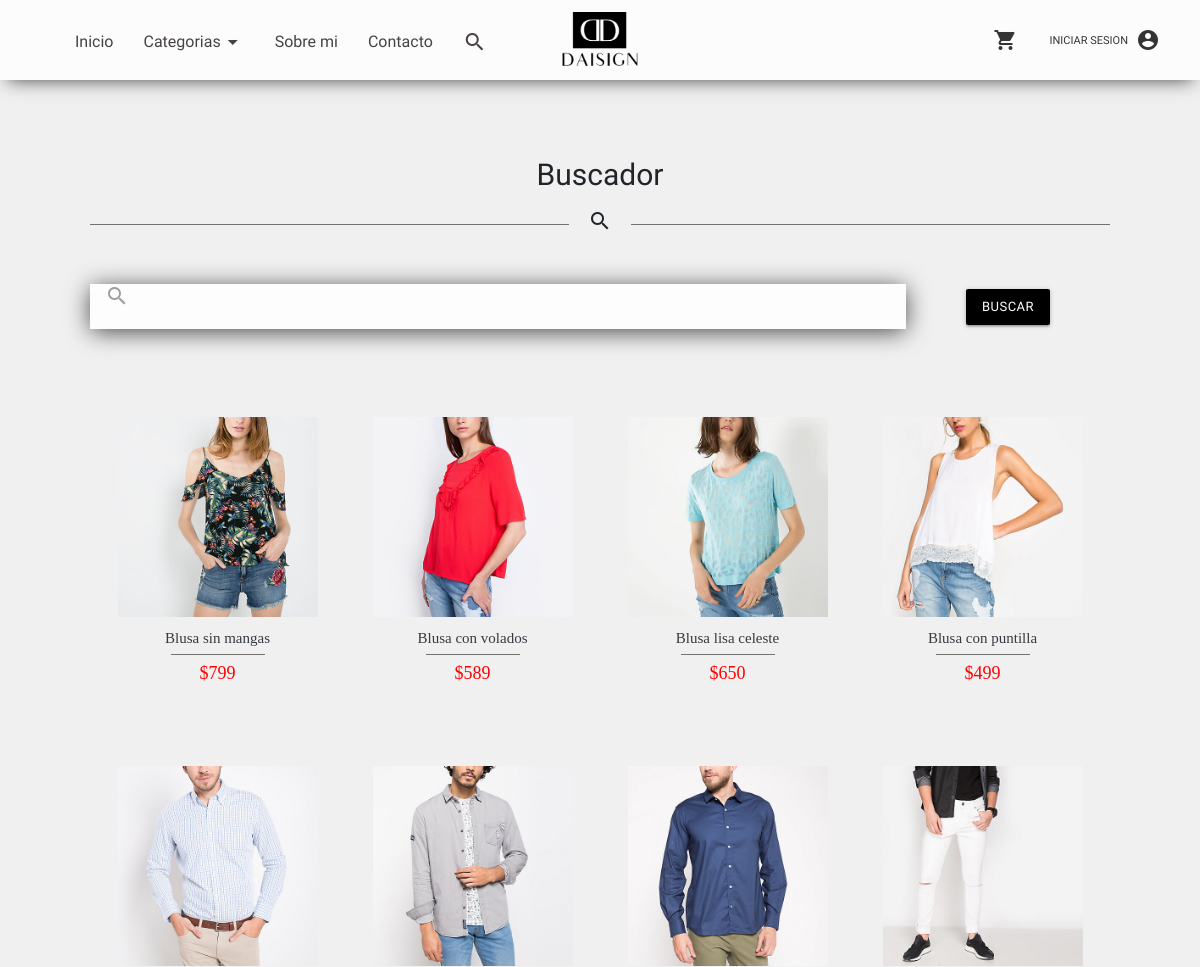
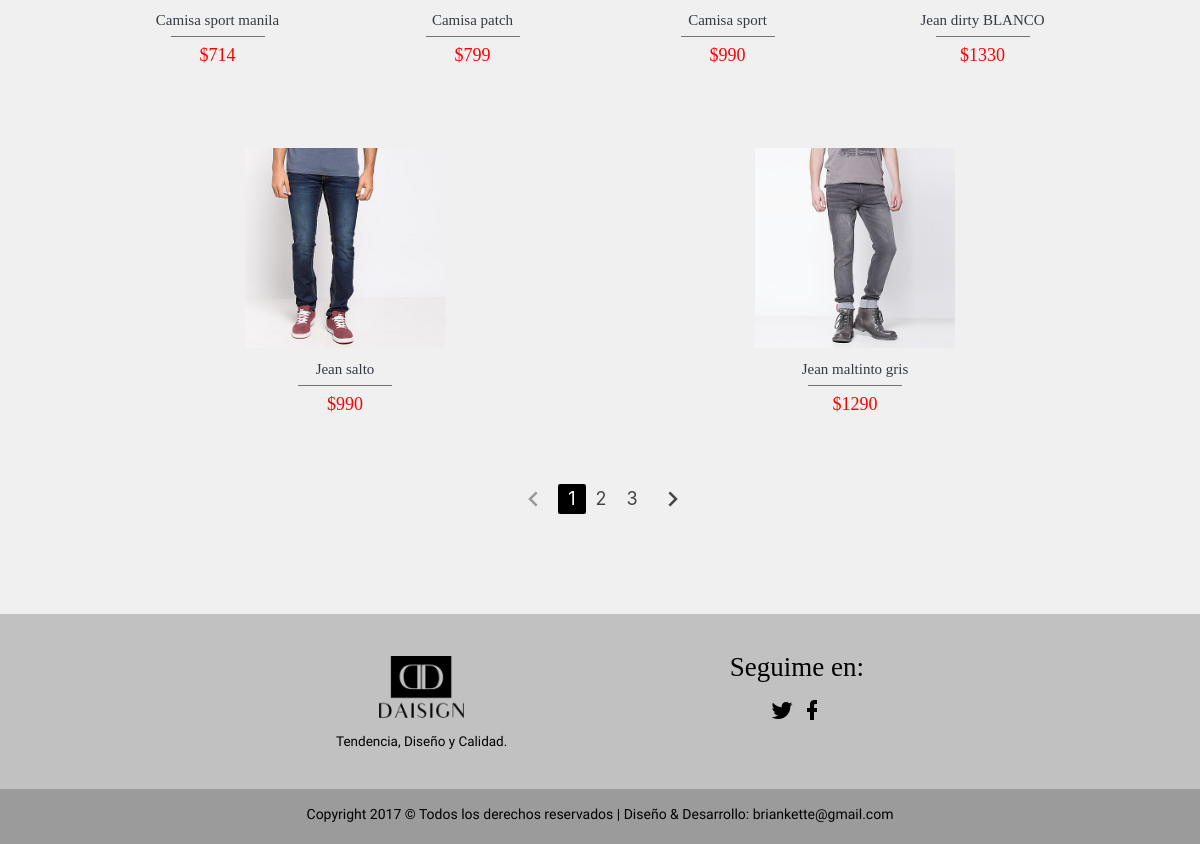
The app's page /buscador/buscador.php with its own data (2 pictures, top to bottom).
### tables this page shows
CREATE TABLE IF NOT EXISTS `producto` (
  `id` int(11) NOT NULL AUTO_INCREMENT,
  `Nombre` varchar(255) NOT NULL,
  `Categoria` varchar(255) NOT NULL,
  `Descripcion` varchar(255) NOT NULL,
  `Stock` int(11) NOT NULL,
  `Precio` varchar(255) NOT NULL,
  `Foto` varchar(255) NOT NULL,
  PRIMARY KEY (`id`)
);

### buscador/buscador.php (the view, shortened to what this page needs)
<?php session_start();
try{
	$conexion = new PDO('mysql:host=localhost;dbname=proyecto_final', 'root', 'brian');
}catch(PDOException $e){
    echo "Error: " . $e->getMessage();
    die();
}
$pagina = isset($_GET['pagina']) ? (int)$_GET['pagina'] : 1 ;
$postPorPagina = 10;
$inicio = ($pagina > 1) ? ($pagina * $postPorPagina - $postPorPagina) : 0;
$busca="";
$articulos = $conexion->prepare(
	"SELECT SQL_CALC_FOUND_ROWS * FROM producto WHERE Descripcion LIKE '%".$busca."%' LIMIT $inicio, $postPorPagina"
);
$articulos->execute();
$articulos = $articulos->fetchAll();
$totalArticulos = $conexion->query('SELECT FOUND_ROWS() as total');
$totalArticulos = $totalArticulos->fetch()['total'];
$numeroPaginas = ceil($totalArticulos / $postPorPagina);
?>
<!DOCTYPE html>
<html lang="es">
<head>
	<link rel="stylesheet" href="https://maxcdn.bootstrapcdn.com/bootstrap/4.0.0-beta.2/css/bootstrap.min.css">
</head>
<body>
	<?php include("..\header\header.php"); ?>
	<article id="productos">
		<div class="section">
			<h3>Buscador</h3>
			<div id="divider">
				<hr style="float: left;"><i class="material-icons">search</i><hr style="float: right;">
			</div>
		</div>
     	<form class="row" method="POST">
        	<div id="busca" class="input-field" class="col s6">
        		<input id="search" type="search" name="busqueda" required>
        		<label class="label-icon" for="search">
        			<i class="material-icons">search</i>
        		</label>
        	</div>
        	<div class="col s6">
        		<button id="boton_buscar" class="btn btn-dark" type="submit">Buscar</button>
        	</div>
     	</form>
 		<div class="row">
    	<?php foreach ($articulos as $articulo): ?>
    	<div class="row">
    	  	<div id="seleccion_producto" class="col s12 m6 l3">
		    	<a id="a" href="../producto/Producto.php?id=<?php echo $articulo['id']; ?> ">
		    		<img src="../fotos/<?php echo $articulo['Foto']; ?>" width="200px">
		    		<p id="descripcion"><?php echo $articulo['Descripcion']; ?></p>
		    		<hr style="margin-top: 5px; margin-bottom: 5px;">
		    		<p id="precio_producto">$<?php echo $articulo['Precio']; ?></p>
		    	</a>
		  	</div>
		</div>
    	<?php endforeach; ?>
        </div>
        <ul class="pagination">
			<?php if ($pagina == 1): ?>
			<li class="disabled"><a href="#!"><i class="material-icons">chevron_left</i></a></li>
			<?php else: ?>
			<li>
				<a href="?pagina=<?php echo $pagina - 1 ?> "><i class="material-icons">chevron_left</i></a>
			</li>
		    <?php endif ?>
			<?php
				for ($i=1; $i <=$numeroPaginas ; $i++) {
					if ($pagina == $i) {
						echo "<li class='active'><a href='?pagina=$i'>$i</a></li>";
					} else {
					echo "<li class='waves-effect'><a href='?pagina=$i'>$i</a></li>";
					}
				}
			?>
			<?php if ($pagina == $numeroPaginas): ?>
			<li class="disabled"><a href="#!"><i class="material-icons">chevron_right</i></a></li>
			<?php else: ?>
			<li>
				<a href="?pagina=<?php echo $pagina + 1 ?> "><i class="material-icons">chevron_right</i></a>
			</li>
		    <?php endif ?>
		</ul>
	</article>
</body>
</html>

### header/header.php (style rules this page uses)
hr { width: 600px; }

### buscador/buscador.php (style rules this page uses)
body { background-color: #F0F0F0; }
#precio_producto { font-size: 18px; font-family: 'Spectral SC', serif; color: red; }
#descripcion { margin-bottom: 5px; margin-top: 10px; font-family: 'Spectral SC', serif; font-size: 15px; color: #343a40; }
#a { text-decoration: none; }
.section { padding-bottom: 0; }
#seleccion_producto { padding-top: 11.5px; position: unset; border: solid; border-width: 0.5px; border-color: #F0F0F0; transition: border-color 0.5s; }
h3 { font-family: 'Marcellus SC', serif; font-size: 30px; }
.row { margin-top: 30px; }
hr { width: 47%; background-color: grey; }
.pagination { margin-left: 41%; margin-top: 30px; }
.pagination li.active { background-color: black; }
#productos { width: 85%; margin: auto; text-align: center; margin-top: 50px; margin-bottom: 100px; }
article { margin-top: 17px; width: 100%; }
footer { width: 100%; }
#search { padding-left: 50px; width: 100%; margin-bottom: 0; display: flex; background: rgba(255, 255, 255, 0.9); border-bottom: none; font-size: 18px; font-family: 'Marcellus SC', serif; }
#busca { border-style: none; border-bottom: none; width: 80%; display: flex; -webkit-box-shadow: 0px 3px 24px -1px rgba(0,0,0,0.75); -moz-box-shadow: 0px 3px 24px -1px rgba(0,0,0,0.75); box-shadow: 0px 3px 24px -1px rgba(0,0,0,0.75); z-index: 100; }
#boton_buscar { background-color: black; font-size: 13px; font-family: 'Marcellus SC', serif; margin-top: 20px; }

### records on screen
producto: Foto (picture), Descripcion "Blusa sin mangas", Precio "799"
producto: Foto (picture), Descripcion "Blusa con volados", Precio "589"
producto: Foto (picture), Descripcion "Blusa lisa celeste", Precio "650"
producto: Foto (picture), Descripcion "Blusa con puntilla", Precio "499"
producto: Foto (picture), Descripcion "Camisa sport manila", Precio "714"
producto: Foto (picture), Descripcion "Camisa patch", Precio "799"
producto: Foto (picture), Descripcion "Camisa sport", Precio "990"
producto: Foto (picture), Descripcion "Jean dirty BLANCO", Precio "1330"
producto: Foto (picture), Descripcion "Jean salto", Precio "990"
producto: Foto (picture), Descripcion "Jean maltinto gris", Precio "1290"
